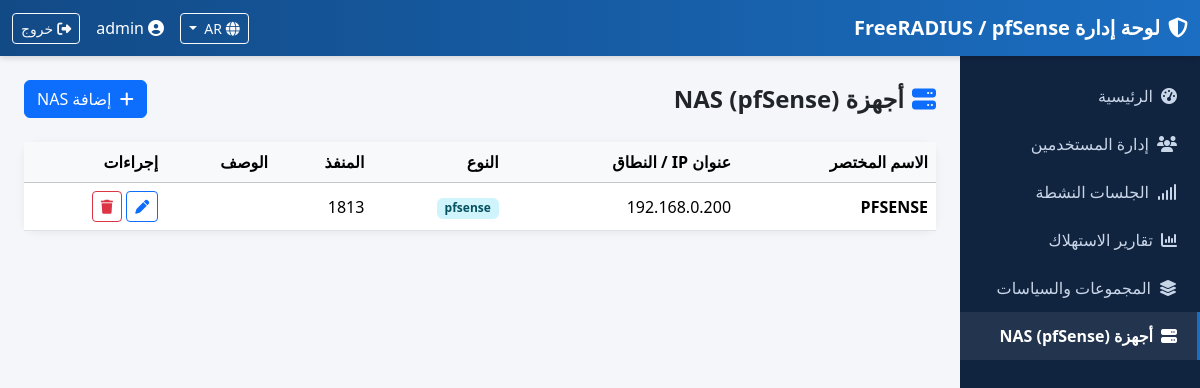
The app's page /radius-dashboard/nas.php (signed in) with its own data.
### tables this page shows
CREATE TABLE `nas` (
  `id` int NOT NULL AUTO_INCREMENT,
  `nasname` varchar(128) NOT NULL,
  `shortname` varchar(32) DEFAULT NULL,
  `type` varchar(30) DEFAULT 'other',
  `ports` int DEFAULT NULL,
  `secret` varchar(60) NOT NULL DEFAULT 'secret',
  `server` varchar(64) DEFAULT NULL,
  `community` varchar(50) DEFAULT NULL,
  `description` varchar(200) DEFAULT 'RADIUS Client',
  PRIMARY KEY (`id`),
  KEY `nasname` (`nasname`)
);

### radius-dashboard/includes/i18n.php (called while the page is built, shortened)
<?php
function t($key, $params = []) {
    $translations = $GLOBALS['__translations'] ?? [];
    $text = $translations[$key] ?? $key;
    return $text;
}
function current_lang() {
    return $GLOBALS['__current_lang'] ?? 'ar';
}
function is_rtl() {
    return current_lang() === 'ar';
}

### radius-dashboard/includes/auth.php (called while the page is built, shortened)
<?php
function current_admin() {
    return $_SESSION['admin_username'] ?? null;
}

### radius-dashboard/nas.php (the view, shortened to what this page needs)
<?php
require_once __DIR__ . '/includes/auth.php';
$pdo = get_db();
$nasList = $pdo->query("SELECT * FROM nas ORDER BY id DESC")->fetchAll();
include __DIR__ . '/includes/header.php';
?>
<div class="d-flex justify-content-between align-items-center mb-4">
  <h4 class="fw-bold mb-0"><i class="fa fa-server me-2 text-primary"></i><?= t('nas_heading') ?></h4>
  <a href="nas_form.php" class="btn btn-primary"><i class="fa fa-plus me-1"></i> <?= t('btn_add_nas') ?></a>
</div>
<div class="card">
  <div class="table-responsive">
    <table class="table table-hover mb-0 align-middle">
      <thead class="table-light">
        <tr><th><?= t('th_shortname') ?></th><th><?= t('th_ip') ?></th><th><?= t('th_type') ?></th><th><?= t('th_port') ?></th><th><?= t('th_description') ?></th><th><?= t('th_actions') ?></th></tr>
      </thead>
      <tbody>
        <?php foreach ($nasList as $n): ?>
        <tr>
          <td class="fw-semibold"><?= htmlspecialchars($n['shortname']) ?></td>
          <td><?= htmlspecialchars($n['nasname']) ?></td>
          <td><span class="badge bg-info-subtle text-info-emphasis"><?= htmlspecialchars($n['type']) ?></span></td>
          <td><?= htmlspecialchars($n['ports'] ?? t('not_set')) ?></td>
          <td><?= htmlspecialchars($n['description'] ?? t('not_set')) ?></td>
          <td>
            <a href="nas_form.php?id=<?= (int)$n['id'] ?>" class="btn btn-sm btn-outline-primary"><i class="fa fa-pen"></i></a>
            <form method="post" action="nas_delete.php" class="d-inline"
                  onsubmit="return confirm('<?= htmlspecialchars(t('confirm_delete_nas')) ?>');">
              <button class="btn btn-sm btn-outline-danger"><i class="fa fa-trash"></i></button>
            </form>
          </td>
        </tr>
        <?php endforeach; ?>
      </tbody>
    </table>
  </div>
</div>
<?php include __DIR__ . '/includes/footer.php'; ?>

### radius-dashboard/includes/header.php (shortened to what this page needs)
<?php
$current_page = basename($_SERVER['PHP_SELF']);
$dir = is_rtl() ? 'rtl' : 'ltr';
$bootstrap_css = is_rtl()
    ? 'https://cdnjs.cloudflare.com/ajax/libs/bootstrap/5.3.3/css/bootstrap.rtl.min.css'
    : 'https://cdnjs.cloudflare.com/ajax/libs/bootstrap/5.3.3/css/bootstrap.min.css';
?>
<!DOCTYPE html>
<html lang="<?= current_lang() ?>" dir="<?= $dir ?>">
<head>
<link href="<?= $bootstrap_css ?>" rel="stylesheet">
<link href="https://cdnjs.cloudflare.com/ajax/libs/font-awesome/6.5.2/css/all.min.css" rel="stylesheet">
<link href="assets/css/style.css" rel="stylesheet">
</head>
<body>
<?php if (!empty($_SESSION['admin_id'])): ?>
<nav class="navbar navbar-expand-lg navbar-dark topbar">
  <div class="container-fluid">
    <a class="navbar-brand fw-bold" href="dashboard.php"><i class="fa fa-shield-halved me-2"></i><?= htmlspecialchars(t('app_name')) ?></a>
    <div class="ms-auto d-flex align-items-center text-white">
      <div class="dropdown me-3">
        <button class="btn btn-sm btn-outline-light dropdown-toggle" type="button" data-bs-toggle="dropdown">
          <i class="fa fa-globe me-1"></i><?= strtoupper(current_lang()) ?>
        </button>
      </div>
      <span class="me-3"><i class="fa fa-user-circle me-1"></i><?= htmlspecialchars(current_admin()) ?></span>
      <a href="logout.php" class="btn btn-sm btn-outline-light"><i class="fa fa-right-from-bracket me-1"></i><?= t('logout') ?></a>
    </div>
  </div>
</nav>
<div class="app-wrapper">
<?php include __DIR__ . '/sidebar.php'; ?>
<main class="app-content p-4">
<?php endif; ?>

### radius-dashboard/includes/sidebar.php
<aside class="app-sidebar" id="appSidebar">
  <ul class="nav flex-column">
    <li class="nav-item">
      <a class="nav-link <?= $current_page=='dashboard.php'?'active':'' ?>" href="dashboard.php">
        <i class="fa fa-gauge-high me-2"></i><?= t('nav_dashboard') ?></a>
    </li>
    <li class="nav-item">
      <a class="nav-link <?= $current_page=='users.php'?'active':'' ?>" href="users.php">
        <i class="fa fa-users me-2"></i><?= t('nav_users') ?></a>
    </li>
    <li class="nav-item">
      <a class="nav-link <?= $current_page=='sessions.php'?'active':'' ?>" href="sessions.php">
        <i class="fa fa-signal me-2"></i><?= t('nav_sessions') ?></a>
    </li>
    <li class="nav-item">
      <a class="nav-link <?= $current_page=='reports.php'?'active':'' ?>" href="reports.php">
        <i class="fa fa-chart-column me-2"></i><?= t('nav_reports') ?></a>
    </li>
    <li class="nav-item">
      <a class="nav-link <?= $current_page=='groups.php'?'active':'' ?>" href="groups.php">
        <i class="fa fa-layer-group me-2"></i><?= t('nav_groups') ?></a>
    </li>
    <li class="nav-item">
      <a class="nav-link <?= $current_page=='nas.php'?'active':'' ?>" href="nas.php">
        <i class="fa fa-server me-2"></i><?= t('nav_nas') ?></a>
    </li>
  </ul>
</aside>

### radius-dashboard/includes/footer.php (shortened to what this page needs)
<?php if (!empty($_SESSION['admin_id'])): ?>
</main>
</div>
<?php endif; ?>
</body>
</html>

### radius-dashboard/assets/css/style.css (style rules this page uses)
:root { --brand: #1b6ec2; --brand-dark: #124a86; --sidebar-w: 240px; }
body { background: #f4f6f9; font-family: 'Segoe UI', Tahoma, Arial, sans-serif; }
.topbar { background: linear-gradient(90deg, var(--brand-dark), var(--brand)); box-shadow: 0 2px 6px rgba(0,0,0,.15); }
.app-wrapper { display: flex; min-height: calc(100vh - 56px); }
.app-sidebar { width: var(--sidebar-w); background: #10233f; color: #fff; flex-shrink: 0; padding-top: 1rem; }
.app-sidebar .nav-link { color: #c9d6e8; padding: .75rem 1.25rem; border-right: 3px solid transparent; }
.app-sidebar .nav-link.active { background: rgba(255,255,255,.08); color: #fff; border-right-color: var(--brand); font-weight: 600; }
.app-content { flex: 1; width: calc(100% - var(--sidebar-w)); }
.card { border: none; border-radius: 14px; box-shadow: 0 2px 10px rgba(0,0,0,.06); }

### records on screen
nas: shortname "PFSENSE", nasname "192.168.0.200", type "pfsense", ports "1813"

### other values on screen
t('app_name') "لوحة إدارة FreeRADIUS / pfSense"
current_lang() "AR"
current_admin() "admin"
t('logout') "خروج"
t('nav_dashboard') "الرئيسية"
t('nav_users') "إدارة المستخدمين"
t('nav_sessions') "الجلسات النشطة"
t('nav_reports') "تقارير الاستهلاك"
t('nav_groups') "المجموعات والسياسات"
t('nav_nas') "أجهزة NAS (pfSense)"
t('nas_heading') "أجهزة NAS (pfSense)"
t('btn_add_nas') "إضافة NAS"
t('th_shortname') "الاسم المختصر"
t('th_ip') "عنوان IP / النطاق"
t('th_type') "النوع"
